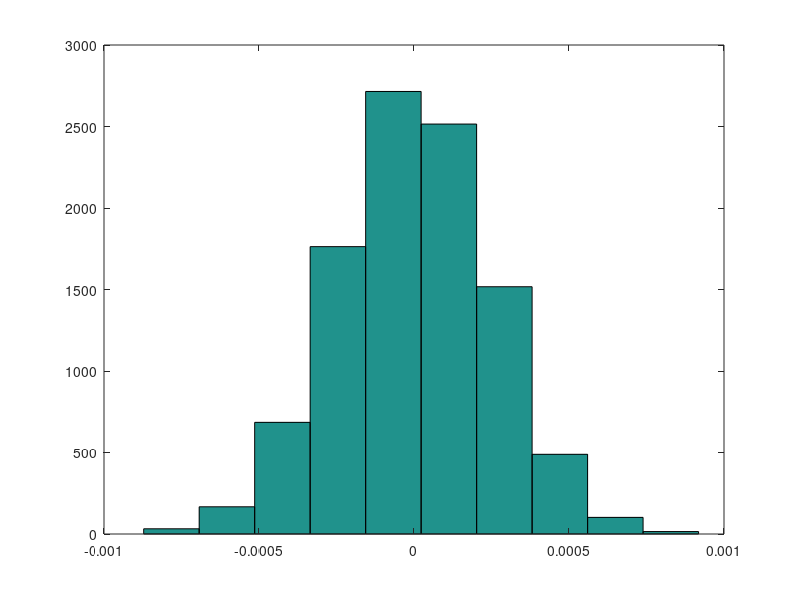
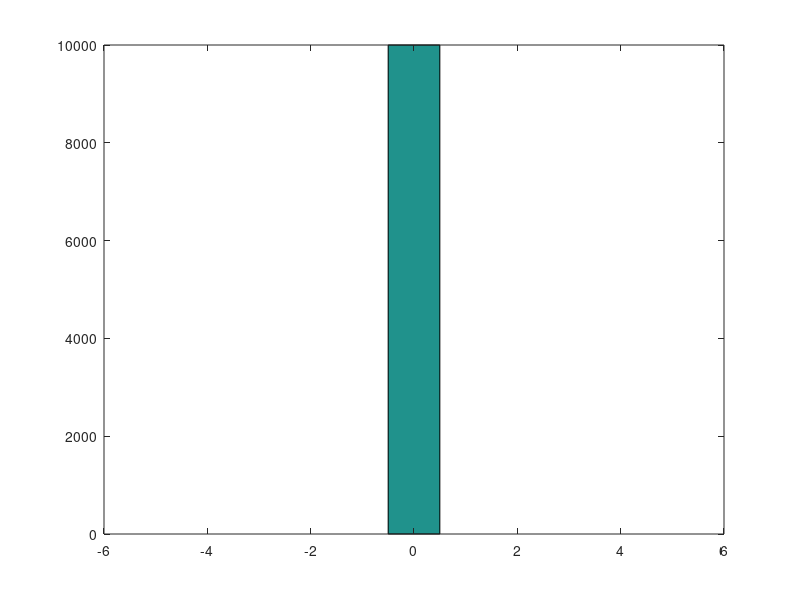

Source code (MATLAB) for these figures, in order:
data = load('output.txt');
hist(data(:,1));
std(data(:,1))
std(data(:,2))
std(data(:,3))
std(data(:,4))

figure(2);
hist(data(:,10))